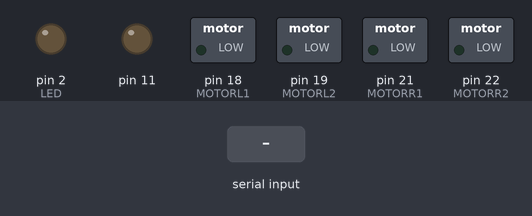
This sketch was run on a simulated Arduino Mega 2560, built with avr-gcc and run on an emulated ATmega2560. On the bench: switched loads named in the sketch (green lamp = pin HIGH), output pins drawn as LEDs (lit = HIGH). The inputs (shaded band) are chosen by the test bench.

Above: at 1.2 s.
1.3 s: "F" received over Serial
At 2.6 s:
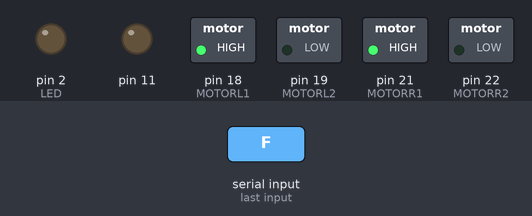
4.3 s: byte 74 ('J') received over Serial
At 4.9 s:
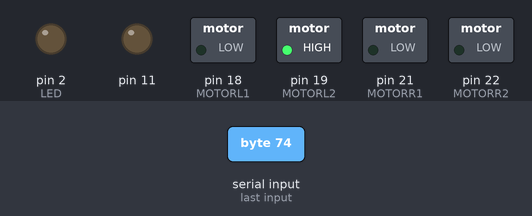
5.8 s: byte 86 ('V') received over Serial
At 7.0 s:
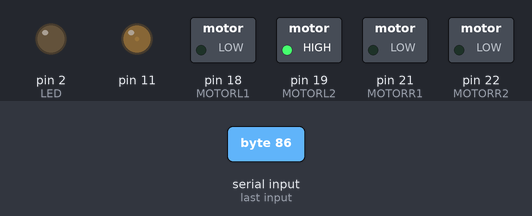
7.3 s: byte 87 ('W') received over Serial
At 8.4 s:
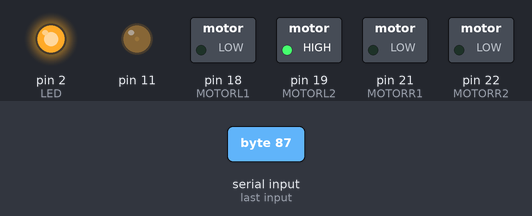
8.8 s: byte 118 ('v') received over Serial
At 9.5 s:
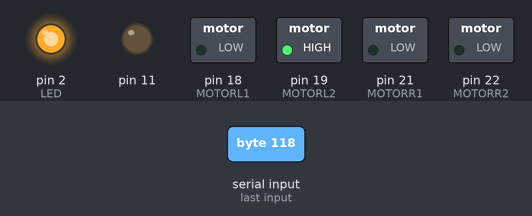
10.3 s: "S" received over Serial
At 10.7 s:
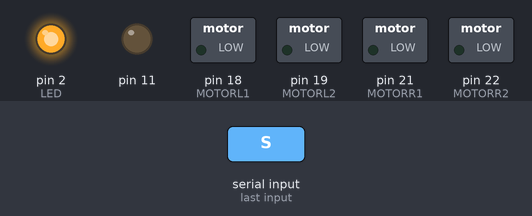
Timing chart, 0 to 12.8 s (numbered marks = the images above; inputs shaded):
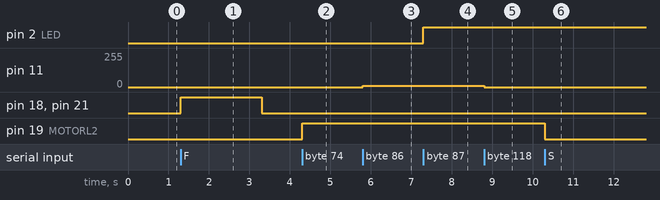

Measured:
- after the input at 1.3 s, pin 18 (MOTORL1), pin 21 (MOTORR1): LOW → HIGH at once, → LOW 2.0 s later
- after the input at 4.3 s, pin 19 (MOTORL2): LOW → HIGH at once
- after the input at 5.8 s, pin 11: 0/255 → 10/255 at once
- after the input at 7.3 s, pin 2 (LED): LOW → HIGH at once
- after the input at 8.8 s, pin 11: 10/255 → 0/255 at once
- after the input at 10.3 s, pin 19 (MOTORL2): HIGH → LOW at once

The sketch:

Bluetooth_Car.ino
```cpp
int groundSpeed = 255;

#define MOTORL1 18
#define MOTORL2 19
#define MOTORR1 21
#define MOTORR2 22
#define LED 2

void setup() {
  Serial.begin(9600);
  Serial.setTimeout(10);

  pinMode(MOTORL1, OUTPUT);
  pinMode(MOTORL2, OUTPUT);
  pinMode(MOTORR1, OUTPUT);
  pinMode(MOTORR2, OUTPUT);
  pinMode(LED, OUTPUT);
}

void loop() {
  char output = Serial.read();//store the serial signal comming from the bluetooth serial port as a character variable
  int outputInt = (char)output;
  //set goundspeed
  for(int i = 0; i < 10; i++)
  {
    if((String)output == (String)i)
    {
      groundSpeed = map(i, 0, 10, 0, 255);
    }
  }
  if(output == 'S')//Standby Mode
  {
    analogWrite(MOTORL1, 0);//the same as digitalWrite(MOTORL1, LOW);
    analogWrite(MOTORL2, 0);
    analogWrite(MOTORR1, 0);
    analogWrite(MOTORR2, 0);
  }
  else if(output == 'D')//Disconnected
  {
    analogWrite(MOTORL1, 0);
    analogWrite(MOTORL2, 0);
    analogWrite(MOTORR1, 0);
    analogWrite(MOTORR2, 0);
    return;
  }
  else if(output == 'q')//Full Speed
  {
    groundSpeed = 255; //the same as: map(10, 0, 10, 0, 255);
  }
  else if(output == 'F')//Forward
  {
    analogWrite(MOTORL1, groundSpeed);
    analogWrite(MOTORL2, 0);
    analogWrite(MOTORR1, groundSpeed);
    analogWrite(MOTORR2, 0);

    delay(2000);

    analogWrite(MOTORL1, 0);
    analogWrite(MOTORR1, 0);
  }
  else if(output == 'B')//Backwards
  {
    analogWrite(MOTORL1, 0);
    analogWrite(MOTORL2, groundSpeed);
    analogWrite(MOTORR1, 0);
    analogWrite(MOTORR2, groundSpeed);

    delay(2000);

    analogWrite(MOTORL2, 0);
    analogWrite(MOTORR2, 0);
  }
  else if(output == 'L')//Turn Left
  {
    analogWrite(MOTORL1, 0);
    analogWrite(MOTORL2, 0);
    analogWrite(MOTORR1, groundSpeed);
    analogWrite(MOTORR2, 0);
  }
  else if(output == 'R')//Turn Right
  {
    analogWrite(MOTORL1, groundSpeed);
    analogWrite(MOTORL2, 0);
    analogWrite(MOTORR1, 0);
    analogWrite(MOTORR2, 0);
  }
  else if(output == 'G')//Forward Turning Left
  {
    analogWrite(MOTORL1, groundSpeed / 4);
    analogWrite(MOTORL2, 0);
    analogWrite(MOTORR1, groundSpeed);
    analogWrite(MOTORR2, 0);
  }
  else if(output == 'I')//Forward Turning Right
  {
    analogWrite(MOTORL1, groundSpeed);
    analogWrite(MOTORL2, 0);
    analogWrite(MOTORR1, groundSpeed / 4);
    analogWrite(MOTORR2, 0);
  }
  else if(output == 'H')//Backward Turning Left
  {
    analogWrite(MOTORL1, 0);
    analogWrite(MOTORL2, groundSpeed / 4);
    analogWrite(MOTORR1, 0);
    analogWrite(MOTORR2, groundSpeed);
  }
  else if(output == 'J')//Backward Turning Right
  {
    analogWrite(MOTORL1, 0);
    analogWrite(MOTORL2, groundSpeed);
    analogWrite(MOTORR1, 0);
    analogWrite(MOTORR2, groundSpeed / 4);
  }
  //Horn Control
  else if(output == 'V')
  {
    analogWrite(11, 10);
  }
  else if(output == 'v')
  {
    digitalWrite(11, LOW);
  }

  //Light Control
  else if(output == 'W')
  {digitalWrite(LED, HIGH);}
  else if(output == 'w')
  {digitalWrite(LED, LOW);}

  while(Serial.available() == 0){/*Do nothing while the bluetooth serial port isn't sending any data*/}
}
```
